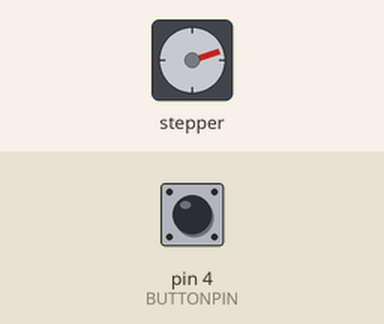
This sketch was run on a simulated Arduino Uno, built with avr-gcc and run on an emulated ATmega328P. Shown: stepper motor. Wiring (inferred from the names in the program): stepper motor driver (200 steps per turn assumed): step pin 3; direction pin 2; enable pin 7. The test bench sets the inputs (shaded band); at power-on: pin 4 (BUTTONPIN) HIGH. What the sketch prints to the serial monitor is not drawn.

Above: at 1.1 s.
Timing chart, 0 to 2.6 s (numbered marks = the images above):
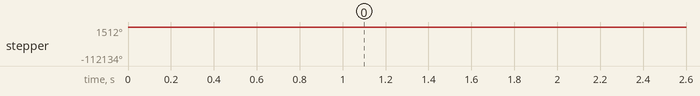

Measured:
- by itself, stepper: turns 1512° clockwise in 1.1 s

The sketch:

sketch_jul05a_schmalzhaus_sensor_sleeppin.ino
```cpp
//http://www.google.de/imgres?imgurl=http%3A%2F%2Fwww.norwegiancreations.com%2Fwp-content%2Fuploads%2F2014%2F12%2FArduino-tutorial-Stepper-Tutorial1.jpg&imgrefurl=http%3A%2F%2Fwww.norwegiancreations.com%2F2014%2F12%2Farduino-tutorial-stepper-motor-with-easydriver%2F&h=1157&w=1524&tbnid=wayeocomBmuSQM%3A&zoom=1&docid=R8DRjTtWG323ZM&ei=DlORVc7sM4KrswG4o4TwCQ&tbm=isch&iact=rc&uact=3&dur=2780&page=1&start=0&ndsp=14&ved=0CDAQrQMwBQ
//http://popovic.info/html/arduino/arduinoUno_1.html
//http://www.phidgets.com/products.php?product_id=3521
//
#define BUTTONPIN 4   //defining first contactbutton on pin four
#define BUTTONPIN2 5  //defining second contactbutton on pin five
int counter = 0;
int smDirectionPin = 2;   //Direction pin
int smStepPin = 3;       //Stepper pin
int smEnablePin = 7;     //Motor enable pin
int smSleepPin = 8;      //Sleepin on pin 8
const int irPin = 1;     //analog input for distance senosr
float distance = 100;    //set up initial distance

boolean inaction = false;

boolean waiting_for_input = true;
void setup() {
  /*Sets all pin to output; the microcontroller will send them(the pins) bits, it will not expect to receive any bits from thiese pins.*/
  pinMode(BUTTONPIN, INPUT_PULLUP);   // declare buttonpin as input
  pinMode(smDirectionPin, OUTPUT);    // declare direction pin as output
  pinMode(smStepPin, OUTPUT);         // declare step pin as output
  pinMode(smEnablePin, OUTPUT);       // declare enable pin as output
  pinMode(smSleepPin, OUTPUT);        // declare sleep pin as output
  pinMode(irPin, INPUT);              // declare infrared sensor as input

  digitalWrite(smSleepPin, HIGH);     //Disables sleep pin
  digitalWrite(smEnablePin, HIGH);     //Disbales the motor, so it can rest untill it is called uppond

  Serial.begin(9600);
}

void loop() {


  if (waiting_for_input == true) {
    distance = 4800 * pow(analogRead(irPin), -0.935) - 11; //defining the distance in cm. attention! depending on sensor model
  }
  Serial.println(distance);                                //prints distance in console

  /*Here we are calling the rotate function to turn the stepper motor*/

  if (distance <= 10) {                      //check if the input is HIGH
    waiting_for_input = false;
    rotate(840, 0.11);                      //half rotation plus
    delay(45000);
    while ((digitalRead(BUTTONPIN) == HIGH)) { //rotates until contact
      rotate(-8, 0.11);
    } // close while dRead BP
    if (digitalRead(BUTTONPIN) == LOW) {
      waiting_for_input = true;
    } // end of if dRead BP == LOW
  } // end if if distance
} // end of loop

/*The rotate function turns the stepper motor. Tt accepts two arguments: 'steps' and 'speed'*/
void rotate(int steps, float speed) {
  digitalWrite(smSleepPin, HIGH); // Disables sleep pin
  digitalWrite(smEnablePin, LOW); //Enabling the motor, so it will move when asked to

  /*This section looks at the 'steps' argument and stores 'HIGH' in the 'direction' variable if */
  /*'steps' contains a positive number and 'LOW' if it contains a negative.*/
  int direction;

  if (steps > 0) {
    direction = HIGH;
  } else {
    direction = LOW;
  }

  speed = 1 / speed * 70;   //Calculating speed
  steps = abs(steps);       //Stores the absolute value of the content in 'steps' back into the 'steps' variable

  digitalWrite(smDirectionPin, direction); //Writes the direction (from our if statement above), to the EasyDriver DIR pin

  /*Steppin'*/
  for (int i = 0; i < steps; i++) {
    digitalWrite(smStepPin, HIGH);
    delayMicroseconds(speed);
    digitalWrite(smStepPin, LOW);
    delayMicroseconds(speed);
  }
  digitalWrite(smEnablePin, HIGH);   //Disbales the motor, so it can rest untill the next time it is called uppond
  digitalWrite(smSleepPin, LOW);      //Enables sleep pin
}
```
